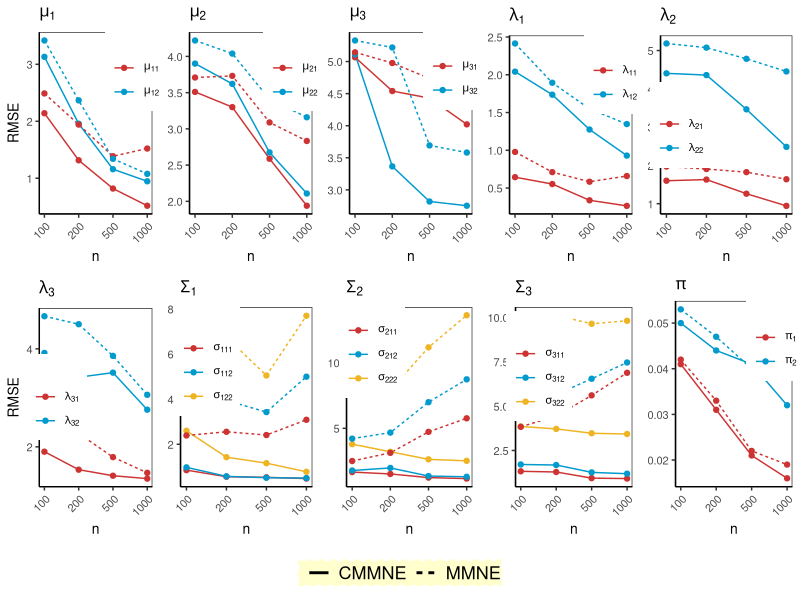

Write R code to recreate this figure.

library(ggplot2)
library(gridExtra)

time <- rep(1:4, times = 4) 
condition <- rep(c("CMMNE", "MMNE"), each = 8)
measure = rep(c("p1", "p2"), each = 4)


###__________________________________________###
###_________________ PI _____________________###
###__________________________________________###

PI.B = c(0.041, 0.031, 0.021, 0.016,
         0.050, 0.044, 0.041, 0.032,
         0.042, 0.033, 0.022, 0.019,
         0.053, 0.047, 0.040, 0.038)

p1 = ggplot(data.frame(time = time, condition = condition, measure = measure, 
                       score = PI.B), 
            aes(time, score, group = interaction(measure, condition), 
                color = measure, linetype = condition)) +
  geom_line() + geom_point() + ggtitle(expression(pi)) +
  xlab("n") + ylab("RMSE") + theme_bw() + guides(linetype = FALSE) +
  theme(legend.position = c(0.85, 0.8),
        text = element_text(size = 10),
        axis.text.x = element_text(angle = 45, hjust = 1),
        axis.line = element_line(color='black'),
        plot.background = element_blank(),
        panel.grid.minor = element_blank(),
        panel.grid.major = element_blank()) +
  scale_x_continuous(breaks = 1:4, labels = c("100", "200", "500", "1000")) + 
  scale_colour_manual(values = c("brown3", "deepskyblue3"), name = "",
                      labels = c(expression(pi[1]),expression(pi[2])))

###__________________________________________###
###_________________ Mu1 ____________________###
###__________________________________________###

Mu1.B <- c(2.141, 1.315, 0.819, 0.517, 
           3.131, 1.957, 1.158, 0.946,
           2.488, 1.942, 1.386, 1.521,
           3.418, 2.367, 1.340, 1.077)

p2 = ggplot(data.frame(time = time, condition = condition, measure = measure, 
                       score = Mu1.B), 
            aes(time, score, group = interaction(measure, condition), 
                color = measure, linetype = condition)) +
  geom_line() + geom_point() + ggtitle(expression(mu[1])) +
  xlab("n") + ylab("RMSE") + theme_bw() + guides(linetype = FALSE) +
  theme(legend.position = c(0.85, 0.8),
        text = element_text(size = 10),
        axis.text.x = element_text(angle = 45, hjust = 1),
        axis.line = element_line(color='black'),
        plot.background = element_blank(),
        panel.grid.minor = element_blank(),
        panel.grid.major = element_blank()) +
  scale_x_continuous(breaks = 1:4, labels = c("100", "200", "500", "1000")) + 
  scale_colour_manual(values = c("brown3", "deepskyblue3"), name = "",
                      labels = c(expression(mu[11]),expression(mu[12])))

###__________________________________________###
###_________________ Mu2 ____________________###
###__________________________________________###

Mu2.B <- c(3.510, 3.300, 2.588, 1.939, 
           3.901, 3.621, 2.675, 2.108,
           3.709, 3.731, 3.089, 2.833,
           4.220, 4.039, 3.408, 3.160)

p3 = ggplot(data.frame(time = time, condition = condition, measure = measure, 
                       score = Mu2.B), 
            aes(time, score, group = interaction(measure, condition), 
                color = measure, linetype = condition)) +
  geom_line() + geom_point() + ggtitle(expression(mu[2])) +
  xlab("n") + ylab("RMSE") + theme_bw() + guides(linetype = FALSE) +
  theme(legend.position = c(0.85, 0.8),
        text = element_text(size = 10),
        axis.text.x = element_text(angle = 45, hjust = 1),
        axis.line = element_line(color='black'),
        plot.background = element_blank(),
        panel.grid.minor = element_blank(),
        panel.grid.major = element_blank()) +
  scale_x_continuous(breaks = 1:4, labels = c("100", "200", "500", "1000")) + 
  scale_colour_manual(values = c("brown3", "deepskyblue3"), name = " ",
                      labels = c(expression(mu[21]),expression(mu[22])))

###__________________________________________###
###_________________ Mu3 ____________________###
###__________________________________________###

Mu3.B <- c(5.066, 4.540, 4.429, 4.021, 
           5.112, 3.366, 2.819, 2.753,
           5.144, 4.977, 4.736, 4.342,
           5.328, 5.219, 3.693, 3.582)

p4 = ggplot(data.frame(time = time, condition = condition, measure = measure, 
                       score = Mu3.B), 
            aes(time, score, group = interaction(measure, condition), 
                color = measure, linetype = condition)) +
  geom_line() + geom_point() + ggtitle(expression(mu[3])) +
  xlab("n") + ylab("RMSE") + theme_bw() + guides(linetype = FALSE) +
  theme(legend.position = c(0.85, 0.81),
        text = element_text(size = 10),
        axis.text.x = element_text(angle = 45, hjust = 1),
        axis.line = element_line(color='black'),
        plot.background = element_blank(),
        panel.grid.minor = element_blank(),
        panel.grid.major = element_blank()) +
  scale_x_continuous(breaks = 1:4, labels = c("100", "200", "500", "1000")) + 
  scale_colour_manual(values = c("brown3", "deepskyblue3"), name = " ",
                      labels = c(expression(mu[31]),expression(mu[32])))


###__________________________________________###
###_________________ La1 ____________________###
###__________________________________________###

La1.B <- c(0.644, 0.553, 0.338, 0.264, 
          2.041, 1.736, 1.275, 0.930,
          0.978, 0.711, 0.584, 0.659,
          2.414, 1.894, 1.549, 1.347)

p5 = ggplot(data.frame(time = time, condition = condition, measure = measure, 
                       score = La1.B), 
            aes(time, score, group = interaction(measure, condition), 
                color = measure, linetype = condition)) +
  geom_line() + geom_point() + ggtitle(expression(lambda[1])) +
  xlab("n") + ylab("RMSE") + theme_bw() + guides(linetype = FALSE) +
  theme(legend.position = c(0.85, 0.8),
        text = element_text(size = 10),
        axis.text.x = element_text(angle = 45, hjust = 1),
        axis.line = element_line(color='black'),
        plot.background = element_blank(),
        panel.grid.minor = element_blank(),
        panel.grid.major = element_blank()) +
  scale_x_continuous(breaks = 1:4, labels = c("100", "200", "500", "1000")) + 
  scale_colour_manual(values = c("brown3", "deepskyblue3"), name = " ",
                      labels = c(expression(lambda[11]),expression(lambda[12])))

###__________________________________________###
###_________________ La2 ____________________###
###__________________________________________###

La2.B <- c(1.600, 1.630, 1.261, 0.943, 
          4.404, 4.359, 3.465, 2.484,
          1.970, 1.906, 1.824, 1.639,
          5.184, 5.076, 4.784, 4.454)

p6 = ggplot(data.frame(time = time, condition = condition, measure = measure, 
                       score = La2.B), 
            aes(time, score, group = interaction(measure, condition), 
                color = measure, linetype = condition)) +
  geom_line() + geom_point() + ggtitle(expression(lambda[2])) +
  xlab("n") + ylab("RMSE") + theme_bw() + guides(linetype = FALSE) +
  theme(legend.position = c(0.15, 0.5),
        text = element_text(size = 10),
        axis.text.x = element_text(angle = 45, hjust = 1),
        axis.line = element_line(color='black'),
        plot.background = element_blank(),
        panel.grid.minor = element_blank(),
        panel.grid.major = element_blank()) +
  scale_x_continuous(breaks = 1:4, labels = c("100", "200", "500", "1000")) + 
  scale_colour_manual(values = c("brown3", "deepskyblue3"), name = " ",
                      labels = c(expression(lambda[21]),expression(lambda[22])))

###__________________________________________###
###_________________ La3 ____________________###
###__________________________________________###

La3.B <- c(1.901, 1.533, 1.410, 1.351, 
          3.917, 3.422, 3.515, 2.758,
          2.414, 2.272, 1.790, 1.469,
          4.667, 4.504, 3.857, 3.062)

p7 = ggplot(data.frame(time = time, condition = condition, measure = measure, 
                       score = La3.B), 
            aes(time, score, group = interaction(measure, condition), 
                color = measure, linetype = condition)) +
  geom_line() + geom_point() + ggtitle(expression(lambda[3])) +
  xlab("n") + ylab("RMSE") + theme_bw() + guides(linetype = FALSE) +
  theme(legend.position = c(0.15, 0.5),
        text = element_text(size = 10),
        axis.text.x = element_text(angle = 45, hjust = 1),
        axis.line = element_line(color='black'),
        plot.background = element_blank(),
        panel.grid.minor = element_blank(),
        panel.grid.major = element_blank()) +
  scale_x_continuous(breaks = 1:4, labels = c("100", "200", "500", "1000")) + 
  scale_colour_manual(values = c("brown3", "deepskyblue3"), name = " ",
                      labels = c(expression(lambda[31]),expression(lambda[32])))



###__________________________________________###
###_________________ SI1 ____________________###
###__________________________________________###

SI1.B <- c(0.853, 0.563, 0.535, 0.480, 
          0.977, 0.578, 0.518, 0.502,
          2.598, 1.428, 1.162, 0.781,
          2.391, 2.554, 2.410, 3.086,
          3.739, 3.946, 3.428, 4.997,
          7.721, 6.751, 5.050, 7.698)

p8 = ggplot(data.frame(time = rep(1:4, times = 6), 
                       condition = rep(c("CMMNE", "MMNE"), each = 12), 
                       measure = rep(c("p1", "p2", "p3"), each = 4), 
                       score = SI1.B), 
            aes(time, score, group = interaction(measure, condition), 
                color = measure, linetype = condition)) +
  geom_line() + geom_point() + ggtitle(expression(Sigma[1])) +
  xlab("n") + ylab("RMSE") + theme_bw() + guides(linetype = FALSE) +
  theme(legend.position = c(0.2, 0.7),
        text = element_text(size = 10),
        axis.text.x = element_text(angle = 45, hjust = 1),
        axis.line = element_line(color='black'),
        plot.background = element_blank(),
        panel.grid.minor = element_blank(),
        panel.grid.major = element_blank()) +
  scale_x_continuous(breaks = 1:4, labels = c("100", "200", "500", "1000")) + 
  scale_colour_manual(values = c("brown3", "deepskyblue3", "goldenrod2"), name = " ",
                      labels = c(expression(sigma[111]),expression(sigma[112]), 
                                 expression(sigma[122])))

###__________________________________________###
###_________________ SI2 ____________________###
###__________________________________________###

SI2.B <- c(1.668, 1.524, 1.245, 1.172, 
          1.788, 1.983, 1.363, 1.309,
          3.794, 3.214, 2.639, 2.524,
          2.510, 3.135, 4.732, 5.765,
          4.216, 4.676, 6.994, 8.735,
          8.820, 7.907, 11.172, 13.620)

p9 = ggplot(data.frame(time = rep(1:4, times = 6), 
                       condition = rep(c("CMMNE", "MMNE"), each = 12), 
                       measure = rep(c("p1", "p2", "p3"), each = 4), 
                       score = SI2.B), 
            aes(time, score, group = interaction(measure, condition), 
                color = measure, linetype = condition)) +
  geom_line() + geom_point() + ggtitle(expression(Sigma[2])) +
  xlab("n") + ylab("RMSE") + theme_bw() + guides(linetype = FALSE) +
  theme(legend.position = c(0.2, 0.8),
        text = element_text(size = 10),
        axis.text.x = element_text(angle = 45, hjust = 1),
        axis.line = element_line(color='black'),
        plot.background = element_blank(),
        panel.grid.minor = element_blank(),
        panel.grid.major = element_blank()) +
  scale_x_continuous(breaks = 1:4, labels = c("100", "200", "500", "1000")) + 
  scale_colour_manual(values = c("brown3", "deepskyblue3", "goldenrod2"), name = "",
                      labels = c(expression(sigma[211]),expression(sigma[212]), 
                                 expression(sigma[222])))

###__________________________________________###
###_________________ SI3 ____________________###
###__________________________________________###

SI3.B <- c(1.325, 1.286, 0.939, 0.915, 
          1.710, 1.680, 1.264, 1.190,
          3.854, 3.717, 3.471, 3.429,
          3.835, 4.445, 5.608, 6.883,
          5.330, 5.650, 6.547, 7.463,
          9.809, 10.128, 9.647, 9.816)

p10 = ggplot(data.frame(time = rep(1:4, times = 6), 
                        condition = rep(c("CMMNE", "MMNE"), each = 12), 
                        measure = rep(c("p1", "p2", "p3"), each = 4), 
                        score = SI3.B), 
             aes(time, score, group = interaction(measure, condition), 
                 color = measure, linetype = condition)) +
  geom_line() + geom_point() + ggtitle(expression(Sigma[3])) +
  xlab("n") + ylab("RMSE") + theme_bw() + guides(linetype = FALSE) +
  theme(legend.position = c(0.2, 0.67),
        text = element_text(size = 10),
        axis.text.x = element_text(angle = 45, hjust = 1),
        axis.line = element_line(color='black'),
        plot.background = element_blank(),
        panel.grid.minor = element_blank(),
        panel.grid.major = element_blank()) +
  scale_x_continuous(breaks = 1:4, labels = c("100", "200", "500", "1000")) + 
  scale_colour_manual(values = c("brown3", "deepskyblue3", "goldenrod2"), name = "",
                      labels = c(expression(sigma[311]),expression(sigma[312]), 
                                 expression(sigma[322])))


p11=ggplot(data.frame(time = time, condition = condition, measure = measure, 
                      score = PI.B),  
           mapping = aes(x = 1, y = 1, linetype = condition)) +
  geom_line(size = 1) + theme_void() + theme(legend.position = c(.5, .5), 
                                             legend.text = element_text(size = 13),
                                             legend.direction="horizontal") + theme(
                                               legend.background = element_rect(
                                                 fill = "#FFFFCD", 
                                                 colour = "#FFFFCD", 
                                                 size = 1, linetype="dotted" )) + labs(linetype = "")

library(gridExtra)
g_legend<-function(a.gplot){
  tmp <- ggplot_gtable(ggplot_build(a.gplot))
  leg <- which(sapply(tmp$grobs, function(x) x$name) == "guide-box")
  legend <- tmp$grobs[[leg]]
  return(legend)}

mylegend<-g_legend(p11)

library(ggpubr)

p12 = grid.arrange(arrangeGrob(p2, p3+ rremove("ylab"), p4+ rremove("ylab"), 
                               p5+ rremove("ylab"), p6+ rremove("ylab"), p7, p8+ rremove("ylab"), 
                               p9+ rremove("ylab"), p10+ rremove("ylab"), p1 + rremove("ylab"), ncol = 5 , nrow = 2),
                   mylegend, nrow = 2, heights=c(10, 1))
ggsave("fig5MSE.eps", p12, width = 15, height = 8)




